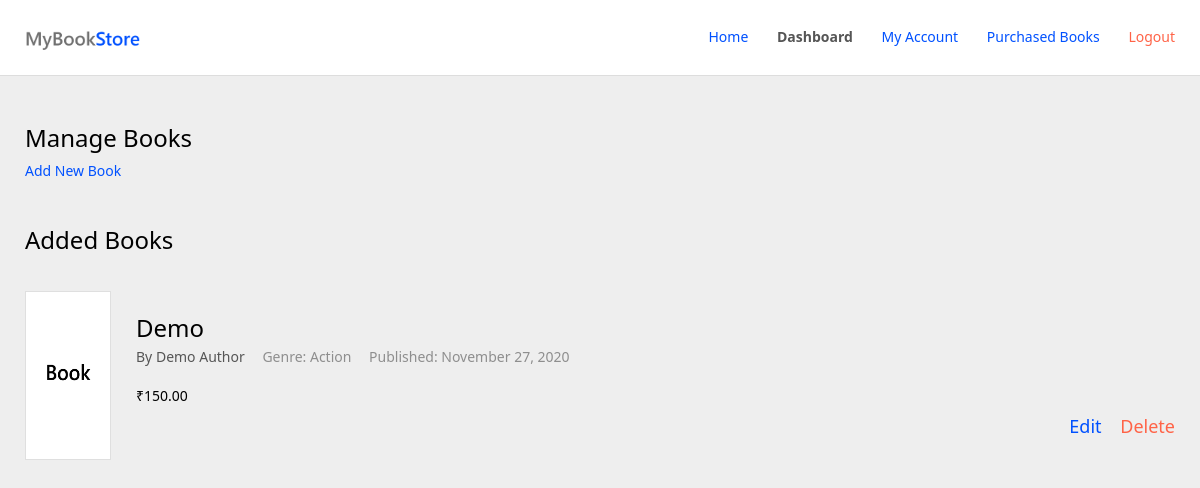
/manage-books.php (signed in), run on the app's committed database.
### tables this page shows
CREATE TABLE `books` (
  `id` int(1) UNSIGNED NOT NULL,
  `booksGenreID` int(1) UNSIGNED NOT NULL,
  `bookThumbnail` text NOT NULL DEFAULT 'thumb.jpg',
  `bookName` char(150) NOT NULL,
  `bookAuthor` char(65) NOT NULL,
  `bookPublishedOn` date DEFAULT NULL,
  `bookPrice` decimal(15,2) NOT NULL DEFAULT 0.00,
  `bookDescription` text NOT NULL,
  `bookStockCount` int(1) UNSIGNED NOT NULL,
  `bookAddedAt` datetime NOT NULL,
  `bookAddedBy` int(1) UNSIGNED NOT NULL
);

CREATE TABLE `booksgenre` (
  `id` int(1) UNSIGNED NOT NULL,
  `genreName` char(65) NOT NULL,
  `genreDescription` text NOT NULL,
  `genreAddedAt` datetime DEFAULT NULL,
  `genreAddedBy` int(1) UNSIGNED NOT NULL
);

### inc/class-database.php (called while the page is built, shortened)
<?php
class Database {
    private $dbhost = "localhost";
    private $dbname = "bookstore";
    private $dbuser = "root";
    private $dbpass = "";
    private $dbchar = "utf8";
    public function connect() {
        try {
            $this->connection = new PDO("mysql:host=$this->dbhost; dbname=$this->dbname; charset=$this->dbchar", $this->dbuser, $this->dbpass);
            $this->connection->setAttribute(PDO::ATTR_ERRMODE, PDO::ERRMODE_EXCEPTION);
            return $this->connection;
        }
        catch(PDOException $error) {
            die('Error: ' . $error->getMessage());
        }
    }
}
?>

### inc/class-user.php (called while the page is built, shortened)
<?php
class User {
    private $db_table = "users";
    private $database_connection;
    public $id;
    public function __construct($database_connection) {
        $this->database_connection = $database_connection;
    }
    public function getUserRole() {
        try {
            $query = "SELECT userRole FROM $this->db_table WHERE id = :id";
            $statement = $this->database_connection->prepare($query);
            $statement->bindParam(':id', $this->id, PDO::PARAM_INT);
            $statement->execute();
            $result = $statement->fetch(PDO::FETCH_ASSOC);
            if(is_array($result)) {
                if(count($result) > 0) {
                    return $result["userRole"];
                }
                else {
                    return null;
                }
            }
            else {
                return null;
            }
        }
        catch(PDOException $error) {
            die('Error: ' . $error->getMessage());
        }
    }
}
?>

### inc/class-book.php (called while the page is built, shortened)
<?php
class Book {
    private $db_table = "books";
    private $db_table_genre = "booksgenre";
    private $database_connection;
    public $id;
    public function __construct($database_connection) {
        $this->database_connection = $database_connection;
    }
    public function getNewBooksList() {
        try {
            $query = "SELECT * FROM $this->db_table ORDER BY id DESC";
            $statement = $this->database_connection->prepare($query);
            $statement->execute();
            return $statement;
        }
        catch(PDOException $error) {
            die('Error: ' . $error->getMessage());
        }
    }
    public function bookRowCount() {
        try {
            $query = "SELECT COUNT(id) FROM $this->db_table";
            $statement = $this->database_connection->prepare($query);
            $statement->execute();
            $result = $statement->fetchColumn();
            if($result > 0) {
                return true;
            }
            else {
                return false;
            }
        }
        catch(PDOException $error) {
            die('Error: ' . $error->getMessage());
        }
    }
    public function getBookGenreID() {
        try {
            $query = "SELECT booksGenreID FROM $this->db_table WHERE id = :id";
            $statement = $this->database_connection->prepare($query);
            $statement->bindParam(':id', $this->id, PDO::PARAM_INT);
            $statement->execute();
            $result = $statement->fetch(PDO::FETCH_ASSOC);
            if(is_array($result)) {
                if(count($result) > 0) {
                    return $result["booksGenreID"];
                }
                else {
                    return null;
                }
            }
            else {
                return null;
            }
        }
        catch(PDOException $error) {
            die('Error: ' . $error->getMessage());
        }
    }
    public function getBookGenre() {
        try {
            $bookGenreID = $this->getBookGenreID();
            $query = "SELECT genreName FROM $this->db_table_genre WHERE id = :id";
            $statement = $this->database_connection->prepare($query);
            $statement->bindParam(':id', $bookGenreID, PDO::PARAM_INT);
            $statement->execute();
            $result = $statement->fetch(PDO::FETCH_ASSOC);
            if(is_array($result)) {
                if(count($result) > 0) {
                    return $result["genreName"];
                }
                else {
                    return null;
                }
            }
            else {
                return null;
            }
        }
        catch(PDOException $error) {
            die('Error: ' . $error->getMessage());
        }
    }
}
?>

### manage-books.php (the view, shortened to what this page needs)
<?php
$loggedIn = true;
$Database = new Database();
$User = new User($Database->connect());
$Book = new Book($Database->connect());
$Genre = new Genre($Database->connect());
$User->username = $_COOKIE["username"];
$userID = $User->getUserID();
$User->id = $userID;
$userRole = $User->getUserRole();
$newBooks = $Book->getNewBooksList();
$genreLists = $Genre->getGenreLists();
?>
<!DOCTYPE html>
<html lang="en">
<head>
    <link rel="stylesheet" href="assets/css/reset.css?<?php echo mt_rand(999,99999); ?>"/>
    <link rel="stylesheet" href="assets/css/style.css?<?php echo mt_rand(999,99999); ?>"/>
</head>
<body>
    <header id="header" class="header">
        <div class="inner-wrapper">
            <div class="side"><img src="assets/images/MyBookStore.png" alt="Logo" class="logo" /></div>
            <div class="side">
                <ul class="header-menu">
                    <li class="menu"><a href="index.php">Home</a></li>
                    <?php
                    if($loggedIn && $userRole == "admin") {
                    ?>
                    <li class="menu active"><a href="dashboard.php">Dashboard</a></li>
                    <?php
                    }
                    ?>
                    <?php
                        if($loggedIn) {
                    ?>
                    <li class="menu"><a href="myaccount.php">My Account</a></li>
                    <li class="menu"><a href="purchased-books.php">Purchased Books</a></li>
                    <li class="menu"><a class="color-tomato" href="logout.php">Logout</a></li>
                    <?php
                        }
                        else {
                    ?>
                    <li class="menu"><a href="login.php">Login</a></li>
                    <li class="menu"><a class="color-tomato" href="register.php">Create an Account</a></li>
                    <?php
                        }
                    ?>
                </ul>
            </div>
        </div>
    </header>
    <div id="scroll-body" class="body">
        <?php
        if(isset($_GET["add-new-book"])) {
        ?>
        <div class="list-section">
            <h2 class="list-title">Add New Book</h2>
            <form class="form" method="post">
                <div class="section">
                    <div class="inner">
                        <input name="bookName" type="text" class="text" placeholder="Book Name" autofocus>
                        <input name="bookAuthor" type="text" class="text" placeholder="Book Author">
                        <select name="bookGenreID" type="text" class="text">
                            <option selected value="">Select Genre</option>
                            <?php
                            while($row = $genreLists->fetch(PDO::FETCH_ASSOC)) {
                                extract($row);
                            ?>
                            <option value="<?php echo $id; ?>"><?php echo $genreName; ?></option>
                            <?php
                            }
                            ?>
                        </select>
                    </div>
                </div>
                <div class="section">
                    <div class="inner">
                        <span style="margin-right: 14px; width: 35%;">Book Published On</span> <input name="bookPublishedOn" type="date" class="text">
                        <input name="bookStockCount" type="text" class="text" placeholder="Book's Stock Count">
                        <input name="bookPrice" type="text" class="text" placeholder="Book Price">
                    </div>
                </div>
                <div class="section">
                    <div class="inner">
                        <textarea name="bookDescription" type="text" class="text" placeholder="Book Description"></textarea>
                    </div>
                </div>
                <div class="section">
                    <div class="inner">
                        <a style="display: inline-block; width: 100%; text-align: center;" href="manage-books.php">Cancel</a>
                        <button name="add-book" class="submit-button">Add Book</button>
                    </div>
                </div>
            </form>
        </div>
        <?php
        }
        else {
        ?>
        <div class="list-section">
            <h2 class="list-title">Manage Books</h2>
            <div class="list-container">
                <div>
                    <a href="?add-new-book">Add New Book</a>
                </div>
            </div>
        </div>
        <div class="list-section">
            <h2 class="list-title">Added Books</h2>
            <div class="list-container">
                <ul class="book-lists">
                    <?php
                        if(!$Book->bookRowCount()) {
                    ?>
                    <li class="list no-list">No books added yet.</li>
                    <?php
                        }
                        else {
                            while($row = $newBooks->fetch(PDO::FETCH_ASSOC)) {
                                extract($row);
                                $Book->id = $id;
                                $bookGenre = $Book->getBookGenre();
                    ?>
                    <li id="<?php echo 'book' . $id; ?>" class="list">
                        <div class="left">
                            <img class="thumbnail" src="uploads/thumbnails/<?php echo $bookThumbnail; ?>" alt=""/>
                        </div>
                        <div class="right">
                            <div class="book-title"><?php echo $bookName; ?></div>
                            <div class="book-author">By <?php echo $bookAuthor; ?> <div class="book-genre">Genre: <?php echo $bookGenre; ?></div> <div class="book-published">Published: <?php echo Date("F j, Y", strtotime($bookPublishedOn)); ?></div></div>
                            <div class="book-rating">₹<?php echo $bookPrice; ?></div>
                            <div class="book-actions">
                            <a style="display: inline-block; margin-left: 14px;" class="buy" href="?edit-book&book-id=<?php echo $id; ?>">Edit</a>
                            <a style="display: inline-block; margin-left: 14px;" class="buy color-tomato" href="?delete-book&book-id=<?php echo $id; ?>">Delete</a>
                            </div>
                        </div>
                    </li>
                    <?php
                            }
                        }
                    ?>
                </ul>
            </div>
        </div>
        <?php
        }
        ?>
    </div>
</body>
</html>

### assets/css/style.css (style rules this page uses)
* { -webkit-box-sizing: border-box; -moz-box-sizing: border-box; box-sizing: border-box; }
body { min-width: 800px; background: #eeeeee; color: #000000; font-size: 14px; }
a { color: #0051ff; text-decoration: none; }
body, input, button, ul, li { font-family: 'Segoe UI', Tahoma, Geneva, Verdana, sans-serif; }
.color-tomato { color: #ff6347; }
.header { width: 100%; height: auto; background: #ffffff; color: #000000; border-bottom: 1px solid #dddddd; padding: 25px; top: 0; position: fixed; z-index: 1000; }
.header > .inner-wrapper { display: -webkit-flex; display: flex; -webkit-justify-content: space-between; -moz-justify-content: space-between; justify-content: space-between; -webkit-align-items: center; -moz-align-items: center; align-items: center; }
.header > .inner-wrapper .side { display: -webkit-flex; display: flex; -webkit-align-items: center; -moz-align-items: center; align-items: center; }
.body { position: relative; display: block; padding: 25px; z-index: 500; margin-top: 76px; }
.list-section { display: block; margin-bottom: 50px; margin-top: 25px; }
.list-section > h2.list-title { font-size: 24px; font-weight: normal; }
.list-section .list-container { margin-top: 14px; }
.list-section .list-container .book-lists .list { display: -webkit-flex; display: flex; -webkit-justify-content: space-between; -moz-justify-content: space-between; justify-content: space-between; -webkit-align-items: center; -moz-align-items: center; align-items: center; border-bottom: 1px solid #ddd; padding: 25px 0; }
.list-section .list-container .book-lists .list:nth-last-child(1) { border-bottom: 0; padding-bottom: 11px; }
.list-section .list-container .book-lists .list .left { width: 95px; height: 169px; border: 1px solid #dddd; overflow: hidden; }
.list-section .list-container .book-lists .list .thumbnail { background-image: cover; width: 100%; height: 100%; }
.list-section .list-container .book-lists .list .right { width: 100%; margin-left: 25px; }
.list-section .list-container .book-lists .list .right .book-title { font-size: 24px; display: block; }
.list-section .list-container .book-lists .list .right .book-author, .list-section .list-container .book-lists .list .right .book-published { color: #555555; margin-top: 5px; }
.list-section .list-container .book-lists .list .right .book-author { color: #555555; }
.list-section .list-container .book-lists .list .right .book-rating { display: -webkit-flex; display: flex; -webkit-align-items: center; -moz-align-items: center; align-items: center; margin-top: 25px; }
.list-section .list-container .book-lists .list .right .book-published { display: inline-block; margin-left: 14px; color: #8e8e8e; }
.list-section .list-container .book-lists .list .right .book-genre { display: inline-block; margin-left: 14px; color: #8e8e8e; }
.list-section .list-container .book-lists .list .right .book-actions { margin-top: 14px; font-size: 18px; text-align: right; }
.list-section .list-container .book-lists .list .right .book-actions .rent, .list-section .list-container .book-lists .list .right .book-actions .buy { display: inline-block; -webkit-transition: transform .2s ease-in-out; -moz-transition: transform .2s ease-in-out; transition: transform .2s ease-in-out; }
.header-menu .menu { display: inline-block; margin-right: 25px; }
.header-menu .menu:nth-last-child(1) { margin-right: 0; }
.header-menu .menu.active, .header-menu .menu.active a { color: #555555; font-weight: 600; }
.logo { max-width: 115px; height: auto; vertical-align: middle; line-height: 0; }

### data on the page
books: bookThumbnail (picture), bookName "Demo", bookAuthor "Demo Author", booksGenreID.genreName "Action", bookPublishedOn "November 27, 2020", bookPrice "150.00"
